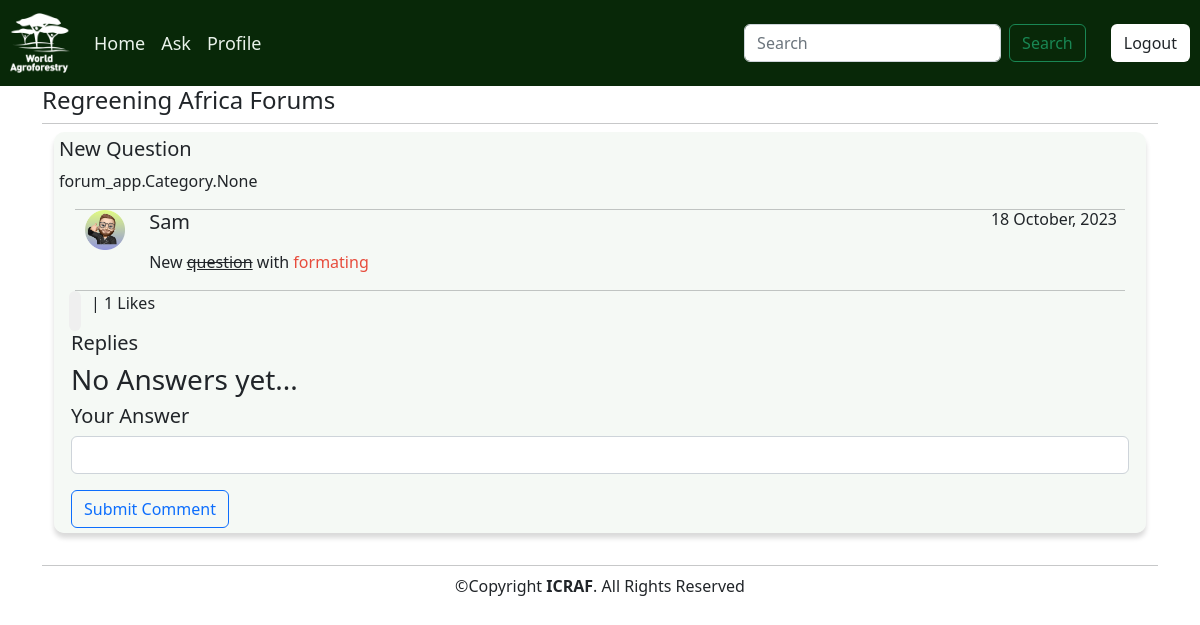
The page /questions/20/ (signed in) on the database its author committed.
### forum_app/models.py (models this page shows, shortened)
class Question(models.Model):
    user = models.ForeignKey(User, null=True, on_delete=models.DO_NOTHING)
    profile = models.ForeignKey(Profile, null=True, blank=True, on_delete=models.CASCADE)
    title = models.CharField(max_length=100, null=False, blank=False)
    body = RichTextField()
    created = models.DateTimeField(default=timezone.now)
    updated = models.DateTimeField(auto_now = True)
    categories = models.ManyToManyField(Category)
    tags = models.ManyToManyField(Tag)
    likes = models.ManyToManyField(User, related_name='questions_post')
    def total_likes(self):
        return self.likes.count()

class Profile(models.Model):
    user = models.OneToOneField(User, null=True, blank=True, on_delete=models.CASCADE)
    firstname = models.CharField(max_length=100, blank=True)
    othernames = models.CharField(max_length=200, blank=True)
    email = models.EmailField(max_length=100, blank=True)
    prof_pic = models.ImageField(null=True, blank=True)
    department = models.CharField(max_length=50, choices=departments)
    last_seen = models.DateTimeField(null=True)

### forum_app/views.py (the view)
# urls.py: path('questions/<int:pk>/', views.QuestionDetailView.as_view(), name='questions_detail'),
class QuestionDetailView(DetailView):
    model = Question
    def get_context_data(self, *args, **kwargs):
        context = super(QuestionDetailView, self).get_context_data()
        a = get_object_or_404(Question, id=self.kwargs['pk'])
        answers = Answer.objects.filter(question=a, parent__isnull=True)
        initial_data = {
            "object_id":a.id
        }
        if self.request.method == 'POST':
            form = AnswerForm(self.request.POST or None, initial=initial_data)
            if form.is_valid():
                content = form.cleaned_data.get['content']
                parent_obj = None
                try:
                    parent_id = int(self.request.POST.get('parent_id'))
                except:
                    parent_id = None
                if parent_id:
                    parent_qs = Answer.objects.filter(id=parent_id)
                    if parent_qs.exists() and parent_qs.count()==1:
                        parent_obj = parent_qs.first()
                new_answer, created = Answer.objects.get_or_create(
                            user=self.request.user,
                            content=content,
                            question=a,
                            parent=parent_obj
                        )
                return redirect('question_detail', pk=a.id)
        else:
            form = AnswerForm()
            total_likes = a.total_likes()
            liked = False
            if a.likes.filter(id=self.request.user.id).exists():
                liked = True
            context = {'question': a, 'answers': answers, 'form': form,
                       }
            context['total_likes'] = total_likes
            context['liked'] = liked
            return context

### forum_app/forms.py
class AnswerForm(forms.ModelForm):
    class Meta:
        model = Answer
        fields = ['content']
        labels = {"content":""}
        widgets = {
            'content':forms.TextInput(attrs={'class':'form-control'}),
        }

### forum_app/templates/forum_app/question_detail.html (shortened to what this page needs)
{% extends 'base.html' %}
{% block content %}
{% load crispy_forms_tags %}
{%load static%}
<div class="container">
    <div class="list-question">
        <div class="questions">
            <div class="container" style="background-color: rgba(235, 243, 236, 0.516); padding: 5px; box-shadow: rgba(0, 0, 0, 0.15) 0px 5px 5px 0px;
                border-radius: 10px;" >
                <div class="row">
                    <h5>{{question.title}}</h5>
                    <p>{{question.categories}}</p>
                    <hr style="width: 95%; margin:0 auto;">
                    <div class="row">
                        <div class="col-md-1">
                            {%if not question.user.profile.prof_pic%}
                            <div class="profile_pic"  style="float:right; color: rgb(253, 253, 253); align-items:center !important;justify-content:center !important;background-color: rgb(10, 44, 15);width: 30px;height: 30px;border-radius: 50px; text-decoration: none;">
                                <h5 style="padding-top: 7%;">{{ question.user.profile.get_first_letter }}</h5></div>
                            {%else%}
                            <img src="{{question.user.profile.prof_pic.url}}" style="height: 40px; float: right;"alt="">
                            {%endif%}
                        </div>
                        <div class="col-md-11">
                            <h5 style="display: inline; float: left;">{{question.user|title}}</h5>
                            <h6 style="display: inline; float: right;">{{ question.created|date:"j F, Y" }}</h6>
                            <br>
                            <p>{{question.body|safe}}</p>
                        </div>
                    </div>
                    <hr style="width: 95%; margin:0 auto;">
                </div>
                    <form action="{% url 'like_post' question.pk %}" method="POST">
                        {% if user.is_authenticated %}
                            {% if liked %}
                                <div style="display:inline-flex; margin-left: 10px;">
                                    <button type="submit" name="question_id" value="{{ question.id }}" style="border: none; border-radius: 60px;"><img src="https://image.similarpng.com/very-thumbnail/2020/06/Dislike-icon-transparent-PNG.png" alt="" style="width: 30px;"></button> <p style="margin-left: 10px; cursor: pointer;"> |  {{ total_likes }} Likes</p>
                                </div>
                            {% else %}
                                <div style="display: flex; margin-left: 10px;">
                                    <button type="submit" name="question_id" value="{{ question.id }}" style="border: none; border-radius: 60px;"></button> <p style="margin-left: 10px; cursor: pointer;"> |  {{ total_likes }} Likes</p>
                                </div>
                            {% endif %}
                        {% else %}
                            <p style="margin-left: 10px; cursor: pointer;"><a href="{% url 'login' %}">Login</a> to Like Question |  {{ total_likes }} Likes</p>
                        {% endif %}
                    </form>
                <div class="container" >
                    <h5>Replies</h5>
                    {% if not question.answer.all %}
                        <h3>No Answers yet...</h3>
                    {% endif %}
                    {% if request.user != object.user %}
                        {% if user.is_authenticated %}
                            <h5>Your Answer</h5>
                            <form action="{%  url 'questions_answer' pk=question.id %}" method="post">
                                {{form|crispy}}
                                <button class="btn btn-outline-primary" type="submit">Submit Comment</button>
                            </form>
                        {% else %}
                        <a class="btn btn-outline-primary" id="fa" href="{% url 'login' %}" style="text-decoration: none;">Login to answer this Question</a>
                        {% endif %}
                    {% endif %}
                </div>
            </div> <br>
        </div>
    </div>
</div>
{% endblock content %}

### rows shown on the page
Question: title "New Question", categories "forum_app.Category.None", user.profile.prof_pic (picture), user "Sam", created "18 October, 2023", body "New question with formating"

### other values the page prints
{{ total_likes }} "1"
